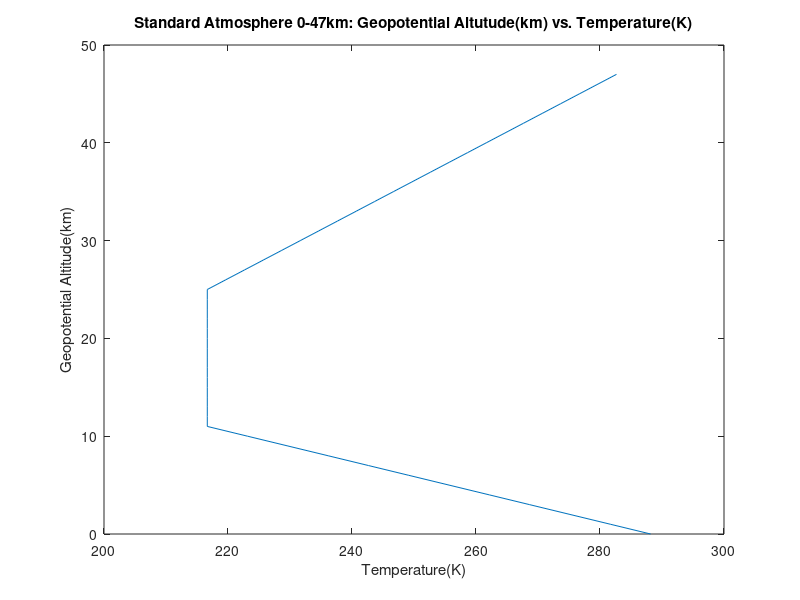
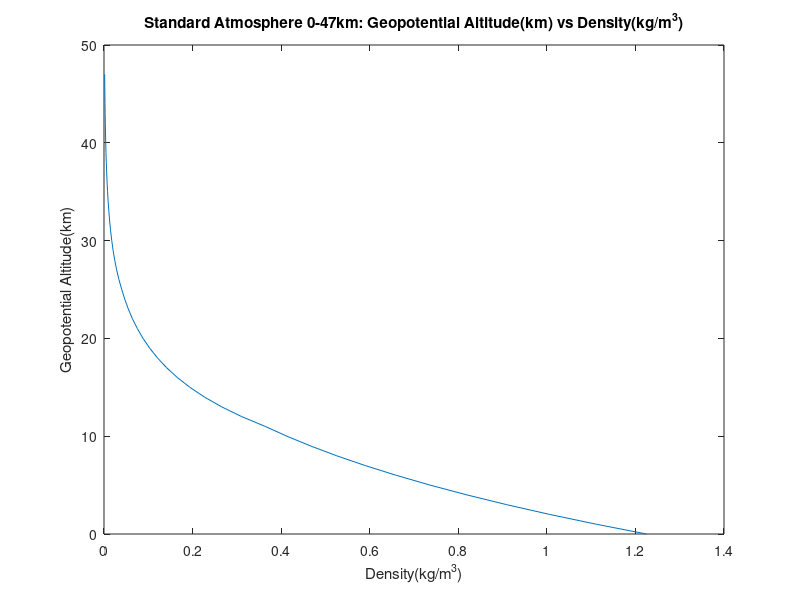
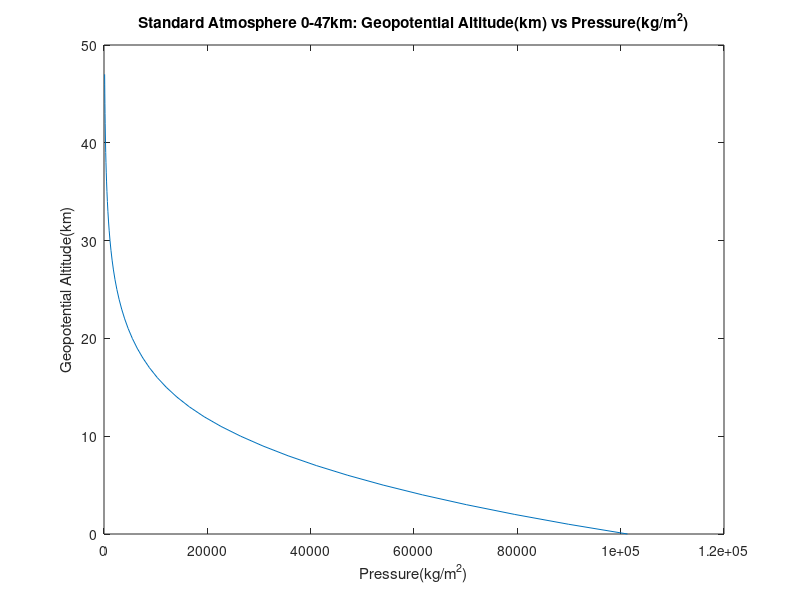

These charts were generated, in order, by the following MATLAB code:
%% AerE 161 Project 1
% Jessica Escutia
clear, clc
% Standard sea level values 
    % Tempeture in Kalvin
    t_sl = 288.16; 
    % Rho in kg/m^3
    rho_sl = 1.225;
    % presure in N/m^2
    p_sl = (1.01325 * 10^5);
    % Gravity in m/s^2
    g_sl = -9.80065;
    % Gass constant in J/kg*K
    R = 287;
    % Raduis of earth in m
    r_e = 6371.0008;
% Header of table
    fprintf( ' Geopotential Altitude(km) \t \t Geometric Altitude(km) \t \t Temperature(K) \t \t  Pressure(N/m^2) \t \t Density(kg/m^3)\n')
% Gradient Layer 
    % troposphere height and a
    htl = 0;
    a_t = -6.5e-3;
    % stratosphere a
    a_s = 3e-3;
% Empties to fill within loop
    T = []; % Temperature
    p = []; % Pressure
    rho = []; % Density
    h_G = []; % Geometric Altitude
% Geopotential Altitude in km
    gp_alt = (0:47);

for i = [1:48]
    %troposhere layer 0 < h <= 11 km
    if i >= 0 && i <= 12  
        T(i) = t_sl + (a_t * (gp_alt(i)*1000 - 0));
        p(i) = (T(i)/t_sl).^(g_sl/(a_t*R)) * p_sl;
        rho(i) = (T(i)/t_sl).^((g_sl/(a_t*R))-1) * rho_sl;
        h_G(i+1) = (i * r_e)/ (r_e - i);
        fprintf('\t\t%5.0f \t\t\t\t\t %17.5f \t\t\t\t\t %4.2f \t\t\t\t %10.3f \t\t\t %8.3f\n', i-1, h_G(i), T(i), p(i), rho(i))
        i = i+1;
        htl = htl + 1;
        % Isothermal layer (temp is constant) 11 <h <= 25km
    elseif i > 12 && i <= 26
        p(i) = exp(g_sl/(R*T(12))* (gp_alt(i)*1000 - 11*1000)) * p(12);
        rho(i) = exp((g_sl/(R*T(12))* (gp_alt(i)*1000 - 11*1000))) * rho(12) ;
        h_G(i+1) = (i * r_e)/ (r_e - i);
        T(i) = T(12) ;
        fprintf('\t\t %4.0f \t\t\t\t\t\t\t %9.5f \t\t\t\t\t %4.2f \t\t\t\t %10.3f \t\t\t %8.3f\n', i-1, h_G(i), T(i), p(i), rho(i))
        i = i+1;
    % Stratoshere loop  25 < h <m 47 
    else 
        T(i) = (T(26)) + (a_s * (gp_alt(i)*1000 - 25*1000));
        p(i) = (T(i)/T(26)).^(g_sl/(a_s*R)) * p(26) ;
        rho(i) = ((T(i)/(T(26))).^(g_sl/(a_s*R)-1)) * rho(26) ;
        h_G(i+1) = (i * r_e)/ (r_e - i);
        fprintf('\t\t %4.0f \t\t\t\t\t\t\t %9.5f \t\t\t\t\t %4.2f \t\t\t\t %10.3f \t\t\t %8.3f\n', i-1, h_G(i), T(i), p(i), rho(i))
        i = i+1;
    end
end
% Graphs
    % Geopotential vs Temperature
    figure(1)
    plot(T,gp_alt)
    title('Standard Atmosphere 0-47km: Geopotential Altutude(km) vs. Temperature(K)')
    xlabel('Temperature(K)')
    ylabel('Geopotential Altitude(km)')
    % Geopotential vs Density 
    figure(2)
    plot(rho,gp_alt)
    title( 'Standard Atmosphere 0-47km: Geopotential Altitude(km) vs Density(kg/m^3)')
    xlabel('Density(kg/m^3)')
    ylabel('Geopotential Altitude(km)')
    % Geopotential vs Pressure  
    figure(3)
    plot(p,gp_alt)
    title( 'Standard Atmosphere 0-47km: Geopotential Altitude(km) vs Pressure(kg/m^2)')
    xlabel('Pressure(kg/m^2)')
    ylabel('Geopotential Altitude(km)')
    
